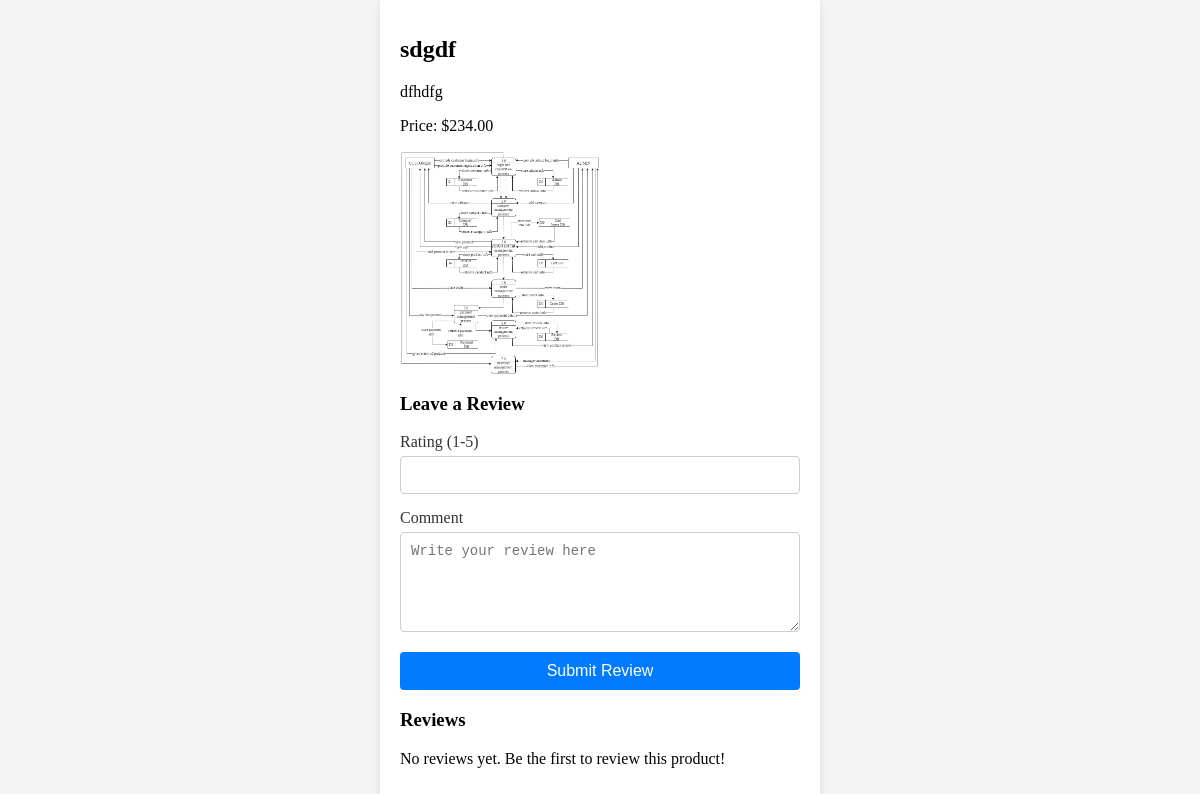
/customer/review.php?product_id=7 (signed in), run on an earlier commit of the app's database.
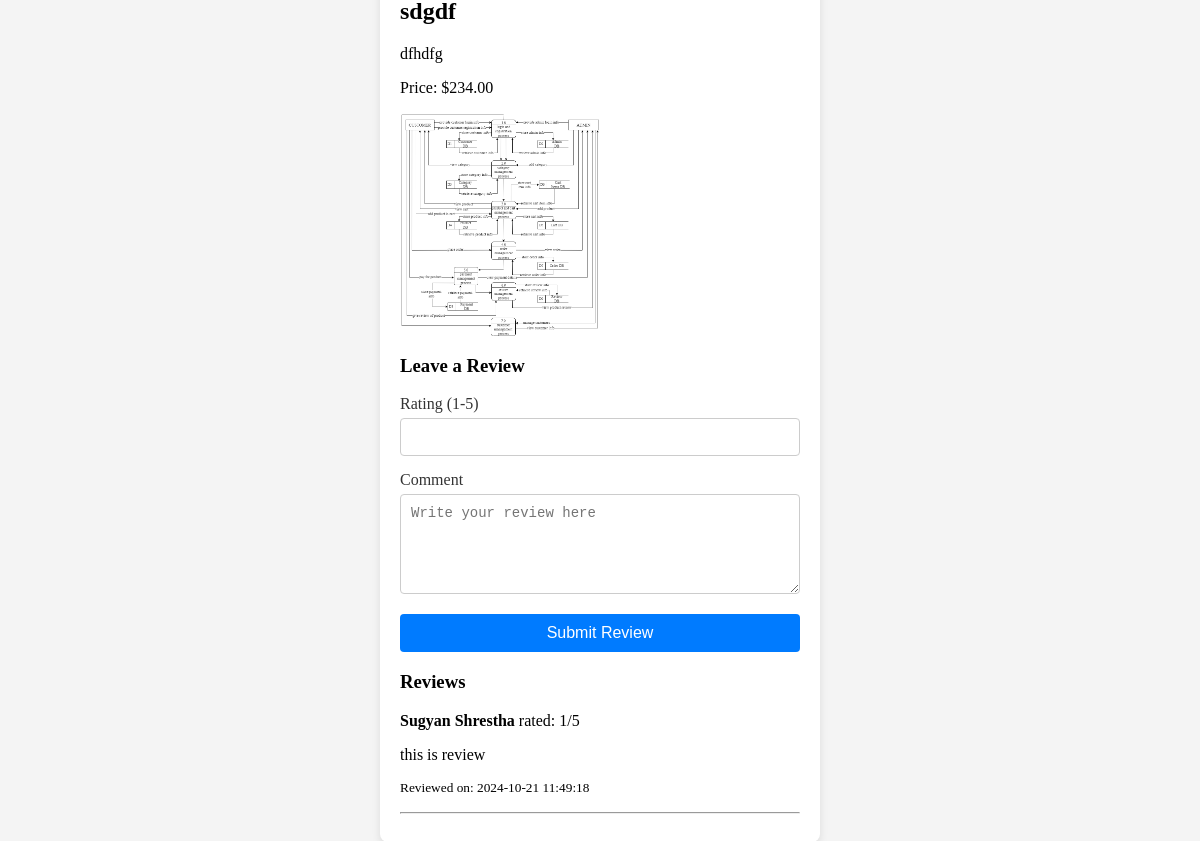
And on a later commit of the database.
### tables this page shows
CREATE TABLE `reviews` (
  `review_id` int(11) NOT NULL,
  `product_id` int(11) DEFAULT NULL,
  `cid` int(11) DEFAULT NULL,
  `rating` int(11) DEFAULT NULL CHECK (`rating` between 1 and 5),
  `comment` text DEFAULT NULL,
  `created_at` timestamp NOT NULL DEFAULT current_timestamp()
);

CREATE TABLE `customer` (
  `cid` int(11) NOT NULL,
  `name` varchar(50) NOT NULL,
  `district` varchar(50) NOT NULL,
  `city` varchar(50) NOT NULL,
  `mobile` bigint(20) NOT NULL,
  `email` varchar(30) NOT NULL,
  `password` varchar(255) NOT NULL,
  `reset_otp_hash` varchar(64) DEFAULT NULL,
  `rest_otp_expires_at` datetime DEFAULT NULL
);

### customer/review.php (the view, shortened to what this page needs)
<?php
include('../database/connection.php');
$product = [];
$reviews = [];
if (isset($_GET['product_id'])) {
    $product_id = intval($_GET['product_id']);
    $product_query = "SELECT * FROM products WHERE product_id = ?";
    $stmt = $conn->prepare($product_query);
    $stmt->bind_param("i", $product_id);
    $stmt->execute();
    $result = $stmt->get_result();
    if ($result->num_rows > 0) {
        $product = $result->fetch_assoc();
    } else {
        die("Product not found.");
    }
    $review_query = "SELECT r.*, c.name AS customer_name FROM reviews r JOIN customer c ON r.cid = c.cid WHERE r.product_id = ? ORDER BY r.created_at DESC";
    $stmt = $conn->prepare($review_query);
    $stmt->bind_param("i", $product_id);
    $stmt->execute();
    $reviews_result = $stmt->get_result();
    while ($row = $reviews_result->fetch_assoc()) {
        $reviews[] = $row;
    }
} else {
    die("Product ID is missing.");
}
?>
<link rel="stylesheet" href="../css/form.css">
<div class="container">
    <h2><?php echo htmlspecialchars($product['name']); ?></h2>
    <p><?php echo htmlspecialchars($product['description']); ?></p>
    <p>Price: $<?php echo htmlspecialchars($product['price']); ?></p>
    <img src="<?php echo htmlspecialchars($product['image_url']); ?>" alt="<?php echo htmlspecialchars($product['name']); ?>" width="200">
    <h3>Leave a Review</h3>
    <form method="POST" action="review.php?product_id=<?php echo $product_id; ?>">
        <label for="rating">Rating (1-5)</label>
        <input type="number" name="rating" min="1" max="5" required>
        <label for="comment">Comment</label>
        <textarea name="comment" placeholder="Write your review here" required></textarea>
        <button type="submit">Submit Review</button>
    </form>
    <h3>Reviews</h3>
    <?php if (!empty($reviews)): ?>
        <?php foreach ($reviews as $review): ?>
            <div class="review">
                <p><strong><?php echo htmlspecialchars($review['customer_name']); ?></strong> rated: <?php echo $review['rating']; ?>/5</p>
                <p><?php echo htmlspecialchars($review['comment']); ?></p>
                <p><small>Reviewed on: <?php echo $review['created_at']; ?></small></p>
            </div>
            <hr>
        <?php endforeach; ?>
    <?php else: ?>
        <p>No reviews yet. Be the first to review this product!</p>
    <?php endif; ?>
</div>

What changed in the data, as far as the page shows it:
added reviews: cid.name "Sugyan Shrestha", rating "1", comment "this is review", created_at "2024-10-21 11:49:18"
Also different on the page:
text no longer shown: "No reviews yet. Be the first to review this product!"
